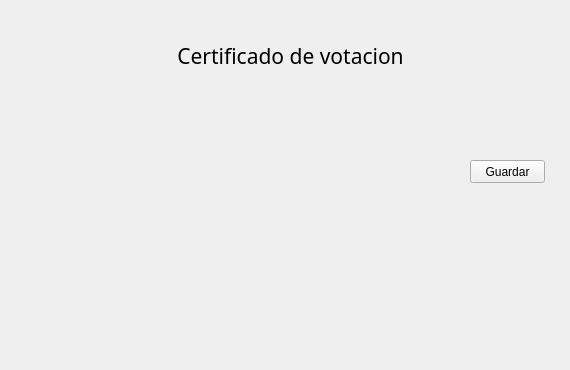
<?xml version="1.0" encoding="UTF-8"?>
<ui version="4.0">
 <class>Certificado</class>
 <widget class="QWidget" name="Certificado">
  <property name="geometry">
   <rect>
    <x>0</x>
    <y>0</y>
    <width>570</width>
    <height>370</height>
   </rect>
  </property>
  <property name="windowTitle">
   <string>Form</string>
  </property>
  <widget class="QLabel" name="imagen">
   <property name="geometry">
    <rect>
     <x>10</x>
     <y>80</y>
     <width>411</width>
     <height>231</height>
    </rect>
   </property>
   <property name="text">
    <string/>
   </property>
  </widget>
  <widget class="QPushButton" name="btnGuardar">
   <property name="geometry">
    <rect>
     <x>470</x>
     <y>160</y>
     <width>75</width>
     <height>23</height>
    </rect>
   </property>
   <property name="text">
    <string>Guardar</string>
   </property>
  </widget>
  <widget class="QLabel" name="label">
   <property name="geometry">
    <rect>
     <x>90</x>
     <y>30</y>
     <width>401</width>
     <height>51</height>
    </rect>
   </property>
   <property name="font">
    <font>
     <family>Mongolian Baiti</family>
     <pointsize>16</pointsize>
    </font>
   </property>
   <property name="layoutDirection">
    <enum>Qt::RightToLeft</enum>
   </property>
   <property name="autoFillBackground">
    <bool>false</bool>
   </property>
   <property name="text">
    <string>Certificado de votacion</string>
   </property>
   <property name="alignment">
    <set>Qt::AlignCenter</set>
   </property>
  </widget>
 </widget>
 <resources/>
 <connections/>
</ui>
